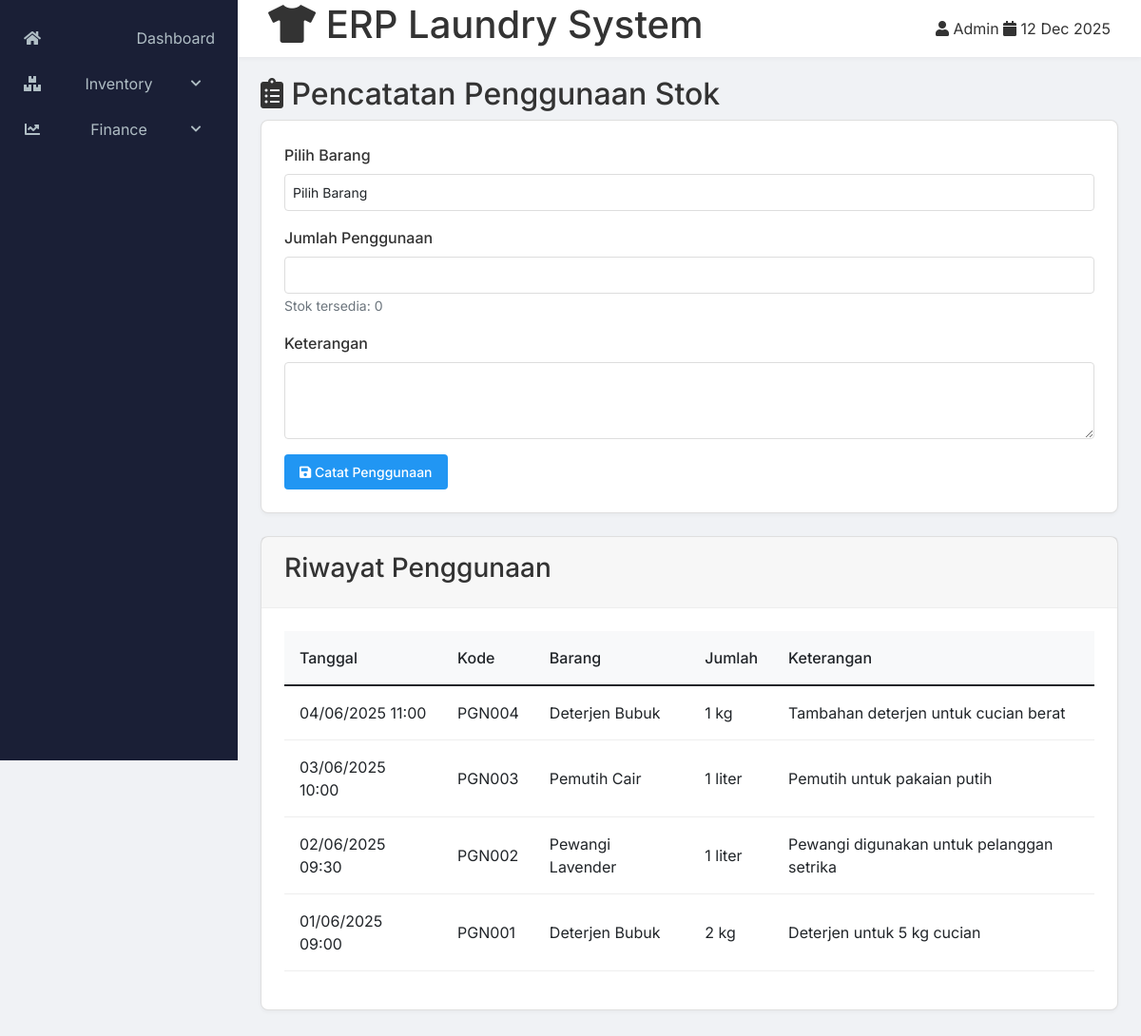
/view/Inventory/penggunaan.php, run on the app's committed database.
### tables this page shows
CREATE TABLE penggunaan_stok (
    id INT PRIMARY KEY AUTO_INCREMENT,
    kode_penggunaan VARCHAR(20),
    tanggal_pakai DATETIME,
    id_barang INT,
    jumlah_pakai INT,
    keterangan TEXT,
    FOREIGN KEY (id_barang) REFERENCES stok_barang(id_barang)
);

CREATE TABLE stok_barang (
    id_barang INT PRIMARY KEY AUTO_INCREMENT,
    kode_barang VARCHAR(20) UNIQUE,
    nama_barang VARCHAR(100),
    kategori ENUM('Deterjen', 'Pewangi', 'Pemutih', 'Peralatan', 'Supplies'),
    jumlah INT,
    satuan VARCHAR(20),
    harga_satuan DECIMAL(10,2),
    min_stok INT,
    max_stok INT,
    lokasi_simpan VARCHAR(50),
    STATUS ENUM('Aktif', 'Tidak Aktif') DEFAULT 'Aktif',
    tanggal_update TIMESTAMP DEFAULT CURRENT_TIMESTAMP
);

### view/Inventory/penggunaan.php (the view, shortened to what this page needs)
<?php
require_once '../../config/koneksi.php';
include '../layout/header.php';
include '../layout/sidebar.php';
$riwayat_query = "SELECT ps.*, sb.nama_barang, sb.satuan
                  FROM penggunaan_stok ps
                  JOIN stok_barang sb ON ps.id_barang = sb.id_barang
                  ORDER BY ps.tanggal_pakai DESC";
$riwayat = mysqli_query($conn, $riwayat_query);
?>
<div class="container">
    <div class="page-header">
        <h2><i class="fas fa-clipboard-list"></i> Pencatatan Penggunaan Stok</h2>
    </div>
    <div class="card">
        <div class="card-body">
            <form action="proses_penggunaan.php" method="POST">
                <div class="form-group">
                    <label>Pilih Barang</label>
                    <select name="id_barang" class="form-control" required>
                        <option value="">Pilih Barang</option>
                    </select>
                </div>
                <div class="form-group">
                    <label>Jumlah Penggunaan</label>
                    <input type="number" name="jumlah_pakai" class="form-control"
                           min="1" required>
                    <small class="text-muted">Stok tersedia: <span id="stok-tersedia">0</span></small>
                </div>
                <div class="form-group">
                    <label>Keterangan</label>
                    <textarea name="keterangan" class="form-control" rows="3"></textarea>
                </div>
                <button type="submit" class="btn btn-primary">
                    <i class="fas fa-save"></i> Catat Penggunaan
                </button>
            </form>
        </div>
    </div>
    <div class="card mt-4">
        <div class="card-header">
            <h3>Riwayat Penggunaan</h3>
        </div>
        <div class="card-body">
            <table class="table">
                <thead>
                    <tr>
                        <th>Tanggal</th>
                        <th>Kode</th>
                        <th>Barang</th>
                        <th>Jumlah</th>
                        <th>Keterangan</th>
                    </tr>
                </thead>
                <tbody>
                    <?php while($row = mysqli_fetch_assoc($riwayat)): ?>
                    <tr>
                        <td><?= date('d/m/Y H:i', strtotime($row['tanggal_pakai'])) ?></td>
                        <td><?= $row['kode_penggunaan'] ?></td>
                        <td><?= $row['nama_barang'] ?></td>
                        <td><?= $row['jumlah_pakai'] . ' ' . $row['satuan'] ?></td>
                        <td><?= $row['keterangan'] ?></td>
                    </tr>
                    <?php endwhile; ?>
                </tbody>
            </table>
        </div>
    </div>
</div>
<?php include '../layout/footer.php'; ?>

### view/layout/header.php (shortened to what this page needs)
<!DOCTYPE html>
<html lang="id">
<head>
    <link href="https://cdn.jsdelivr.net/npm/bootstrap@5.1.3/dist/css/bootstrap.min.css" rel="stylesheet">
    <link rel="stylesheet" href="https://cdnjs.cloudflare.com/ajax/libs/font-awesome/5.15.4/css/all.min.css">
    <link href="https://unpkg.com/aos@2.3.1/dist/aos.css" rel="stylesheet">
    <link rel="stylesheet" href="/PSDP/assets/css/style.css">
</head>
<body>
    <div class="main-content">
        <div class="header">
            <h1><i class="fas fa-tshirt"></i> ERP Laundry System</h1>
            <div class="user-info">
                <i class="fas fa-user"></i> Admin
                <span class="date"><i class="fas fa-calendar"></i> <?php echo date('d M Y'); ?></span>
            </div>
        </div>

### view/layout/sidebar.php (shortened to what this page needs)
<div class="sidebar">
    <ul class="nav-menu">
        <li class="nav-item">
            <a href="/PSDP/view/dashboard/index.php">
                <i class="fas fa-home"></i> Dashboard
            </a>
        </li>
        <li class="nav-item has-submenu">
            <a href="#" class="menu-toggle">
                <i class="fas fa-boxes"></i> Inventory
                <i class="fas fa-chevron-down arrow"></i>
            </a>
        </li>
        <li class="nav-item has-submenu">
            <a href="#" class="menu-toggle">
                <i class="fas fa-chart-line"></i> Finance
                <i class="fas fa-chevron-down arrow"></i>
            </a>
        </li>
    </ul>
</div>

### view/layout/footer.php (shortened to what this page needs)
</div>
</body>
</html>

### assets/css/style.css (style rules this page uses)
* { margin: 0; padding: 0; box-sizing: border-box; }
body { font-family: 'Inter', sans-serif; background: #f0f2f5; color: #333; min-height: 100vh; margin: 0; display: flex; }
.sidebar { width: 250px; background: #1a1f36; min-height: 100vh; position: fixed; left: 0; top: 0; z-index: 1000; }
.sidebar ul { list-style: none; padding: 1rem 0; }
.sidebar ul li a { color: #b0bec5; text-decoration: none; padding: 0.75rem 1.5rem; display: flex; align-items: center; transition: all 0.3s; }
.sidebar ul li a i { margin-right: 10px; width: 20px; text-align: center; }
.nav-menu { list-style: none; padding: 0; margin: 0; }
.nav-item { position: relative; }
.nav-item a { color: #b0bec5; text-decoration: none; padding: 12px 20px; display: flex; align-items: center; justify-content: space-between; }
.nav-item i { margin-right: 10px; }
.arrow { font-size: 12px; transition: transform 0.3s; }
.main-content { flex: 1; margin-left: 250px; min-height: 100vh; background: #f0f2f5; position: relative; }
.header { background: white; padding: 1rem 2rem; height: 60px; display: flex; align-items: center; justify-content: space-between; box-shadow: 0 2px 4px rgba(0,0,0,0.04); position: fixed; top: 0; right: 0; left: 250px; z-index: 999; }
.container { padding: 80px 24px 24px; max-width: 1400px; margin: 0 auto; }
.card { background: white; border-radius: 8px; box-shadow: 0 2px 4px rgba(0,0,0,0.04); margin-bottom: 1.5rem; }
.card-header { padding: 1rem 1.5rem; border-bottom: 1px solid #eee; display: flex; align-items: center; justify-content: space-between; }
.card-body { padding: 1.5rem; }
.table { width: 100%; border-collapse: collapse; }
.table th, .table td { padding: 1rem; text-align: left; border-bottom: 1px solid #eee; }
.table th { background: #f8f9fa; font-weight: 500; white-space: nowrap; position: sticky; top: 0; z-index: 1; }
.table td { vertical-align: middle; }
.form-group { margin-bottom: 1rem; }
.form-group label { display: block; margin-bottom: 0.5rem; font-weight: 500; }
.form-control { width: 100%; padding: 0.5rem; border: 1px solid #ddd; border-radius: 4px; font-size: 0.875rem; }
.btn { padding: 0.5rem 1rem; border-radius: 4px; font-size: 0.875rem; font-weight: 500; cursor: pointer; border: none; transition: all 0.3s; }
.btn-primary { background: #2196F3; color: white; }
.mt-4 { margin-top: 1.5rem; }

### data on the page
penggunaan_stok: tanggal_pakai "04/06/2025 11:00", kode_penggunaan "PGN004", id_barang.nama_barang "Deterjen Bubuk", jumlah_pakai "1", id_barang.satuan "kg", keterangan "Tambahan deterjen untuk cucian berat"
penggunaan_stok: tanggal_pakai "03/06/2025 10:00", kode_penggunaan "PGN003", id_barang.nama_barang "Pemutih Cair", jumlah_pakai "1", id_barang.satuan "liter", keterangan "Pemutih untuk pakaian putih"
penggunaan_stok: tanggal_pakai "02/06/2025 09:30", kode_penggunaan "PGN002", id_barang.nama_barang "Pewangi Lavender", jumlah_pakai "1", id_barang.satuan "liter", keterangan "Pewangi digunakan untuk pelanggan setrika"
penggunaan_stok: tanggal_pakai "01/06/2025 09:00", kode_penggunaan "PGN001", id_barang.nama_barang "Deterjen Bubuk", jumlah_pakai "2", id_barang.satuan "kg", keterangan "Deterjen untuk 5 kg cucian"
